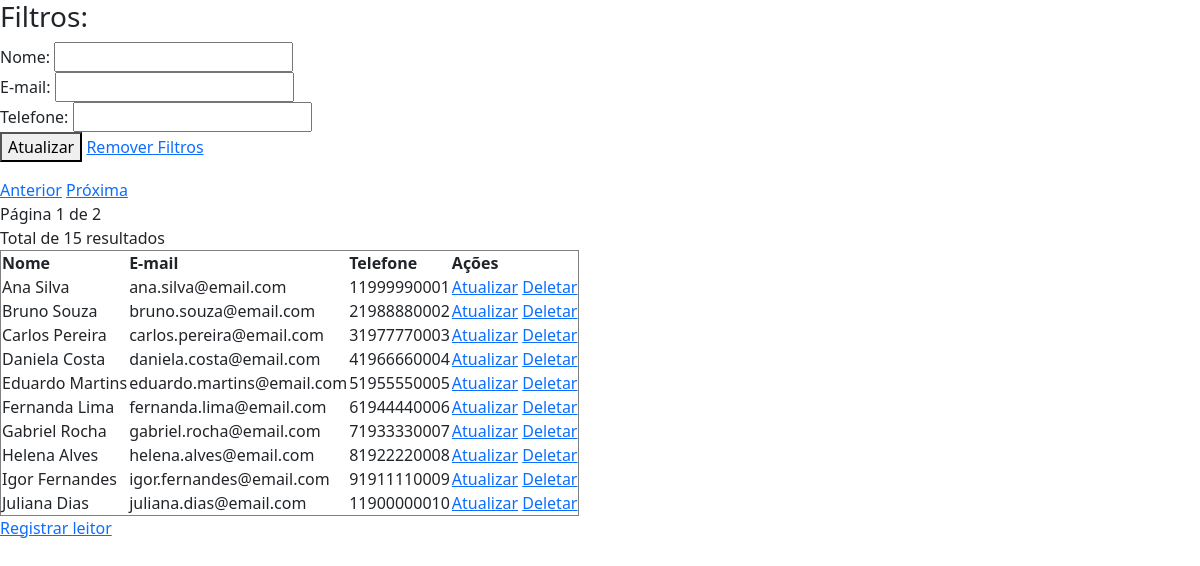
Screenshot of /public/leitores/read.php with the database file from the repository.
### tables this page shows
CREATE TABLE leitores (
	id_leitor INT AUTO_INCREMENT PRIMARY KEY,
    nome VARCHAR(100) NOT NULL,
    email VARCHAR(255) NOT NULL,
    telefone VARCHAR(13) NOT NULL
);

### public/leitores/read.php (the view, shortened to what this page needs)
<?php
include '../../config/db.php';
function buildQueryString($exclude = []) {
    $params = $_GET;
    foreach ($exclude as $param) {
        unset($params[$param]);
    }
    return http_build_query($params);
}
$sql = "SELECT * FROM leitores WHERE 1=1";
$pagina = 0;
$registroPorPagina = 10;
$resultado = mysqli_query($conn, $sql);
$num_linhas = mysqli_num_rows($resultado);
$total_paginas = $num_linhas / $registroPorPagina;
$total_paginas = ceil($total_paginas);
if($resultado->num_rows > 0){
$paginaAnterior = $pagina -1;
$paginaPosterior = $pagina +1;
$index = $pagina * $registroPorPagina;
$sql .= " LIMIT $index, $registroPorPagina";
$result = $conn->query($sql);
}
?>
<html lang="pt-BR">
<head>
    <link href="https://cdn.jsdelivr.net/npm/bootstrap@5.3.2/dist/css/bootstrap.min.css" rel="stylesheet">
</head>
<body>
    <form method="get">
        <h3>Filtros:</h3>
        <label>Nome:</label>
        <input type="text" value="" name="nome_leitor" id="nome_leitor"><br>
        <label>E-mail:</label>
        <input type="email" value="" name="email_leitor" id="email_leitor"><br>
        <label>Telefone:</label>
        <input type="text" value="" name="telefone_leitor" id="telefone_leitor"><br>
        <button type="submit">Atualizar</button>
    <a href="read.php">Remover Filtros</a>
</form>
<?php
if($resultado->num_rows > 0){
    $paginaExibida = $pagina + 1;
    $queryBase = buildQueryString(['pagina']);
$paginaAnteriorLink = "?$queryBase&pagina=$paginaAnterior";
$paginaPosteriorLink = "?$queryBase&pagina=$paginaPosterior";
echo "<a href='$paginaAnteriorLink'>Anterior</a> ";
echo "<a href='$paginaPosteriorLink'>Próxima</a>";
echo "<br> Página $paginaExibida de $total_paginas";
echo "<br> Total de $num_linhas resultados";
    echo "<table border = '1'>
        <tr>
            <th> Nome </th>
            <th> E-mail </th>
            <th> Telefone </th>
            <th> Ações </th>
        </tr>
    ";
    while($row = $result->fetch_assoc()){
        echo "<tr>
                <td> {$row['nome']} </td>
                <td> {$row['email']} </td>
                <td> {$row['telefone']} </td>
                <td>
                    <a href='update.php?id={$row['id_leitor']}'>Atualizar</a>
                    <a href='delete.php?id={$row['id_leitor']}'>Deletar</a>
                </td>
            </tr>
        ";
    }
    echo "</table>";
}else{
    echo "Nenhum leitor encontrado.";
}
echo "<a href='create.php'>Registrar leitor</a>";
?>
</body>
</html>

### rows the page displays
leitores: nome "Ana Silva", email "ana.silva@email.com", telefone "11999990001"
leitores: nome "Bruno Souza", email "bruno.souza@email.com", telefone "21988880002"
leitores: nome "Carlos Pereira", email "carlos.pereira@email.com", telefone "31977770003"
leitores: nome "Daniela Costa", email "daniela.costa@email.com", telefone "41966660004"
leitores: nome "Eduardo Martins", email "eduardo.martins@email.com", telefone "51955550005"
leitores: nome "Fernanda Lima", email "fernanda.lima@email.com", telefone "61944440006"
leitores: nome "Gabriel Rocha", email "gabriel.rocha@email.com", telefone "71933330007"
leitores: nome "Helena Alves", email "helena.alves@email.com", telefone "81922220008"
leitores: nome "Igor Fernandes", email "igor.fernandes@email.com", telefone "91911110009"
leitores: nome "Juliana Dias", email "juliana.dias@email.com", telefone "11900000010"

### other values shown
$paginaExibida "1"
$total_paginas "2"
$num_linhas "15"
